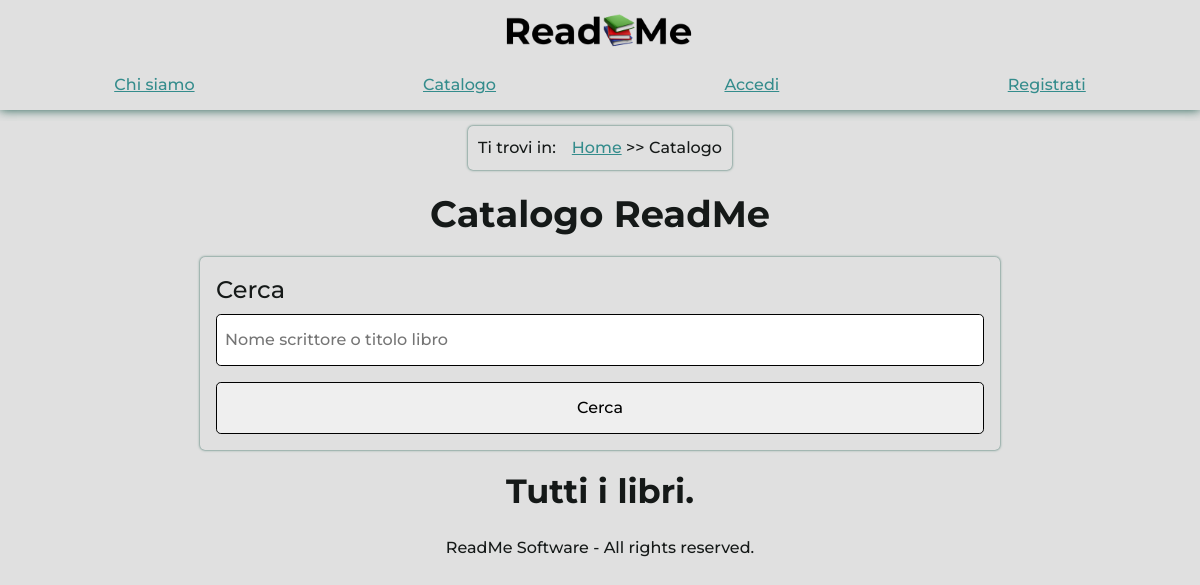
Before: /src/Pages/catalogo.php with the older database file.
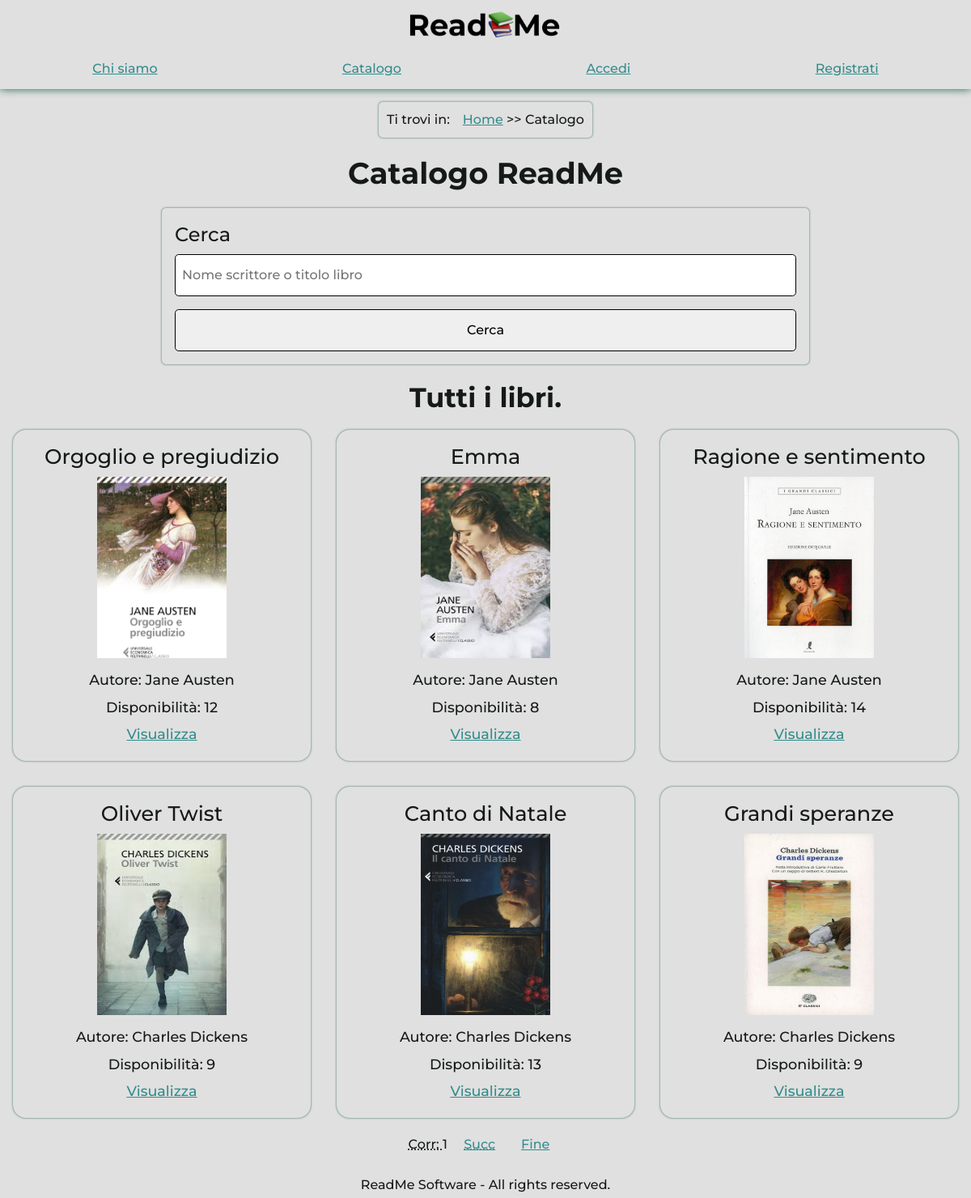
After: the same page with the newer database file.
### tables this page shows
CREATE TABLE Books
(
    id               INT AUTO_INCREMENT PRIMARY KEY NOT NULL,
    title            varchar(255)                   NOT NULL,
    author_id        INT                            NOT NULL,
    description      varchar(6000)                  NOT NULL,
    cover_file_name  varchar(255)                   NOT NULL,
    number_of_copies INT                            NOT NULL,
    FOREIGN KEY (author_id) REFERENCES Authors (id),
    CONSTRAINT non_zero_copies CHECK (number_of_copies >= 0)
);

### src/Pangine/utils/LayoutBuilder.php (called while the page is built, shortened)
<?php
class LayoutBuilder
{
    private string $base_layout;
    public function __construct(string $layout_type = "pub")
    {
        if ($layout_type == "priv") {
            $this->base_layout = file_get_contents(__DIR__ . "/../../templates/private_layout.html");
        } else {
            $this->base_layout = file_get_contents(__DIR__ . "/../../templates/public_layout.html");
        }
    }
    public function build(): string
    {
        $this->base_layout = str_replace("{{general-message}}", "", $this->base_layout);
        $this->base_layout = str_replace("{{page_path}}", $_SERVER['REQUEST_URI'], $this->base_layout);
        return $this->base_layout;
    }
    public function tag_lazy_replace(string $tag, string $content): LayoutBuilder
    {
        $this->replacers[] = function () use ($tag, $content): void {
            if ($tag == "title") {
                $content .= " - ReadMe";
            }
            $this->base_layout = str_replace("{{" . $tag . "}}", $content, $this->base_layout);
        };
        return $this;
    }
    public function tag_istant_replace(string $tag, string $content): LayoutBuilder
    {
        $this->base_layout = str_replace("{{" . $tag . "}}", $content, $this->base_layout);
        return $this;
    }
}

### src/Utils/Database.php (called while the page is built, shortened)
<?php
class Database
{
    private mysqli $conn;
    public function __construct()
    {
        $this->conn = new mysqli(self::HOST, self::USERNAME, self::PASSWORD, self::DATABASE);
    }
    public function execute_query(string $query, ...$params): array|bool
    {
        try {
            $stmt = $this->conn->prepare($query);
            if (!empty($params)) {
                $stmt->bind_param(str_repeat("s", count($params)), ...$params);
            }
            $success = $stmt->execute();
            $res_set = $stmt->get_result();
            if ($res_set !== false) {
                $ret_set = $res_set->fetch_all(MYSQLI_ASSOC);
            } else {
                $ret_set = $success;
            }
        } catch (Exception $ex) {
            throw $ex;
        }
        return $ret_set;
    }
}

### src/Pages/catalogo.php (the view, shortened to what this page needs)
<?php
require_once(__DIR__ . "/../Pangine/Pangine.php");
require_once(__DIR__ . "/../Pangine/utils/LayoutBuilder.php");
require_once(__DIR__ . "/../Utils/Database.php");
function get_book_card(string $cover_file_name, string $title, int $copies, string $name_surname, int $id): string
{
    $cover_file_name = str_replace("'","",$cover_file_name);
    return '<div>
                    <dt>'.$title.'</dt>
                    <dd><img src="assets/book_covers/'.$cover_file_name.'" alt="" width="200" height="200"/></dd>
                    <dd>Autore: '.$name_surname.'</dd>
                    <dd>Disponibilità: '.$copies.'</dd>
                    <dd><a href="Pages/libro.php?id='.$id.'">Visualizza</a></dd>
            </div>';
}
(new Pangine())
    ->add_renderer_GET(function (Database $db) {
        $content = file_get_contents(__DIR__ . "/../templates/catalogo_content.html");
        $query = isset($_GET["query"])? $_GET["query"] : "";
        $page_n = isset($_GET["page"]) ? $_GET["page"] : 1;
        $final_query = "%";
        $books_count = $db->execute_query(
            "SELECT COUNT(*) AS books FROM Books
            JOIN Authors ON Authors.id = Books.author_id
            WHERE  name_surname LIKE ? OR title LIKE ?",
            $final_query,
            $final_query
        );
        $res = $db->execute_query(
            "SELECT Books.id, title, cover_file_name, name_surname, (number_of_copies - COALESCE(loans, 0)) AS number_of_copies
            FROM
            (
                SELECT Books.id, title, cover_file_name, name_surname, number_of_copies
                FROM Authors
                JOIN Books
                ON Authors.id = Books.author_id
                WHERE name_surname LIKE ? OR title LIKE ?
            ) AS Books
            LEFT JOIN
            (
                SELECT book_id, count(book_id) AS loans
                FROM Loans
                WHERE loan_expiration_date >= CURRENT_DATE() AND loan_start_date <= CURRENT_DATE()
                GROUP BY book_id
            ) AS Loans
            ON Books.id = book_id
            LIMIT ?, ?",
            $final_query,
            $final_query,
            ($page_n-1)  * BOOKS_PER_PAGE,
            BOOKS_PER_PAGE
        );
        $books = "";
        $page_selector = "";
        $res_number = "Tutti i libri.";
        $books_count = $books_count[0]['books'];
        if(!empty($res)) {
            foreach ($res as $book) {
                $books .= get_book_card(
                    $book["cover_file_name"],
                    $book["title"],
                    $book["number_of_copies"],
                    $book["name_surname"],
                    $book["id"]
                );
            }
            $books = '<dl id="books-container">' . $books . '</dl>';
            $forward_links = $back_links = "";
            $last_page = ceil($books_count / BOOKS_PER_PAGE);
            if($page_n != $last_page) {
                $next_page = $page_n + 1;
                $forward_links .= "<a href='Pages/catalogo.php?page={$next_page}&query={$query}'><abbr title='Successivo'>Succ</abbr></a>";
                $forward_links .= "<a href='Pages/catalogo.php?page={$last_page}&query={$query}'>Fine</a>";
            }
            $page_selector = "
                <nav class='pages-nav' aria-label='Navigazione tramite pagine'>
                    {$back_links}
                    <p><abbr title='Corrente:'>Corr: </abbr>{$page_n}</p>
                    {$forward_links}
                </nav>
            ";
        }
        echo (new LayoutBuilder())
            ->tag_lazy_replace("title", "Catalogo")
            ->tag_lazy_replace("description", "Catalogo della libreria ReadMe")
            ->tag_lazy_replace("keywords", "ReadMe")
            ->tag_lazy_replace("menu", Pangine::navbar_list())
            ->tag_lazy_replace("breadcrumbs", Pangine::breadcrumbs_generator(array("Home", "Catalogo")))
            ->tag_istant_replace("content", $content)
            ->tag_lazy_replace("searched", $query)
            ->tag_lazy_replace("results-number", $res_number)
            ->tag_lazy_replace("books", $books)
            ->tag_lazy_replace("page-selector", $page_selector)
            ->build();
    },
        needs_database: true
)->execute();

### src/Pangine/Pangine.php (shortened to what this page needs)
<?php
require_once(__DIR__ . "/../Utils/Database.php");
class Pangine
{
    private array $controlled_renderers_pure = [];
    private static string $status_UNREGISTERED = "UNREGISTERED";
    private static string $status_USER = "USER";
    private static string $status_ADMIN = "ADMIN";
    private static array $pages = [];
    public static function path() {
      return $panginepath = "/marango/";
    }
    public function __construct()
    {
        self::$pages = array(
            "Chi siamo" => array(
                "path" => "Pages/chi_siamo.php",
                "privileges" => array(self::UNREGISTERED()),
                "show_in_navbar" => true,
            ),
            "Catalogo" => array(
                "path" => "Pages/catalogo.php",
                "privileges" => array(self::UNREGISTERED(), self::USER(), self::ADMIN()),
                "show_in_navbar" => true,
            ),
            "Accedi" => array(
                "path" => "Pages/accedi.php",
                "privileges" => array(self::UNREGISTERED()),
                "show_in_navbar" => true,
            ),
            "Registrati" => array(
                "path" => "Pages/registrati.php",
                "privileges" => array(self::UNREGISTERED()),
                "show_in_navbar" => true,
            ),
            "Home" => array(
                "path" => "Pages/index.php",
                "privileges" => array(self::UNREGISTERED(),self::USER(),self::ADMIN()),
                "show_in_navbar" => false,
            ),
            "Account" => array(
              "path" => "Pages/account.php",
              "privileges" => array(self::USER(), self::ADMIN()),
                "show_in_navbar" => true,
            ),
            "Libro" => array(
                "path" => "Pages/libro.php",
                "privileges" => array(self::UNREGISTERED(),self::USER(),self::ADMIN()),
                "show_in_navbar" => false,
            ),
            "Noleggia" => array(
                "path" => "Pages/loan.php",
                "privileges" => array(self::USER(),self::ADMIN()),
                "show_in_navbar" => false,
            ),
            "Nuovo Libro" => array(
                "path" => "Pages/crud_libro.php",
                "privileges" => array(self::ADMIN()),
                "show_in_navbar" => true,
            ),
            "Prestiti" => array(
                "path" => "Pages/prestiti.php",
                "privileges" => array(self::USER()),
                "show_in_navbar" => true,
            )
        );
    }
    public function execute(): void
    {
        try {
            foreach ($this->controlled_renderers_pure as $renderer) {
                $renderer();
            }
        } catch (Exception500 $e) {
            $_SESSION["error500message"] = $e->getMessage();
            		Pangine::redirect("Pages/500.php");
        }
    }
    public static function UNREGISTERED(): string
    {
        return self::$status_UNREGISTERED;
    }
    public static function USER(): string
    {
        return self::$status_USER;
    }
    public static function ADMIN(): string
    {
        return self::$status_ADMIN;
    }
    public function add_renderer_GET(callable $renderer, string $caller_parameter_name = "", bool $needs_database = false, Validator $validator = null): Pangine
    {
        $renderer_wrapper = function () use ($renderer, $caller_parameter_name, $needs_database, $validator) {
            if ($_SERVER['REQUEST_METHOD'] == "GET" && ($caller_parameter_name == "" || isset($_GET[$caller_parameter_name]))) {
                $validator?->validate();
                self::parameter_sanitizer("GET");
                if ($needs_database) {
                    $db = new Database();
                    $renderer($db);
                    $db->close();
                } else {
                    $renderer();
                }
                Validator::clear_session_parameters();
                exit();
            }
        };
        if ($caller_parameter_name == "") {
            $this->controlled_renderers_pure[] = $renderer_wrapper;
        } else {
            $this->controlled_renderers_unpure[] = $renderer_wrapper;
        }
        return $this;
    }
    public static function navbar_list(): string
    {
        $navLinks = "";
        foreach (self::$pages as $page_title => $page_metadata) {
            $link = $page_metadata["path"];
            $pageName = $page_title;
            $allowedStatus = $page_metadata["privileges"];
            $show_in_navbar = $page_metadata["show_in_navbar"];
            if (in_array($_SESSION["user"]["status"], $allowedStatus) && $show_in_navbar) {
                if ($_SERVER['REQUEST_URI'] == (self::path(). $link) ) {
                    $navLinks .= "<li class='selectedNavLink'>" . $pageName . "</li>";
                } else {
                    $navLinks .= "<li><a href='" . $link . "'>" . $pageName . "</a></li>";
                }
            }
        }
        return $navLinks;
    }
    public static function breadcrumbs_generator(array $breadcrumbs_array): string
    {
        $breadcrumb_str = "<div class='breadcrumb-container'><p>Ti trovi in: </p><p>";
        $last_breadcrumb = end($breadcrumbs_array);
        foreach ($breadcrumbs_array as $breadcrumb) {
            if (strcmp($breadcrumb, $last_breadcrumb) == 0) {
                $breadcrumb_str .= $breadcrumb;
            } else {
                $breadcrumb_str .= "<a href='" . self::$pages[$breadcrumb]["path"] . "'>";
                if ($breadcrumb == "Home") {
                    $breadcrumb = "<span lang='en'>Home</span>";
                }
                $breadcrumb_str .= $breadcrumb . "</a> &gt;&gt; ";
            }
        }
        return $breadcrumb_str . "</p></div>";
    }
}

Changed rows visible on the page:
added books: title "Orgoglio e pregiudizio", cover_file_name (picture), name_surname "Jane Austen", copies "12"
added books: title "Emma", cover_file_name (picture), name_surname "Jane Austen", copies "8"
added books: title "Ragione e sentimento", cover_file_name (picture), name_surname "Jane Austen", copies "14"
added books: title "Oliver Twist", cover_file_name (picture), name_surname "Charles Dickens", copies "9"
added books: title "Canto di Natale", cover_file_name (picture), name_surname "Charles Dickens", copies "13"
added books: title "Grandi speranze", cover_file_name (picture), name_surname "Charles Dickens", copies "9"
Other visible differences:
new list line: "Corr: 1 Succ Fine"
